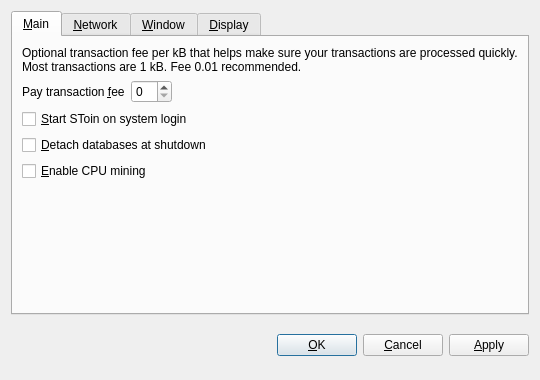
<?xml version="1.0" encoding="UTF-8"?>
<ui version="4.0">
 <class>OptionsDialog</class>
 <widget class="QDialog" name="OptionsDialog">
  <property name="geometry">
   <rect>
    <x>0</x>
    <y>0</y>
    <width>540</width>
    <height>380</height>
   </rect>
  </property>
  <property name="windowTitle">
   <string>Options</string>
  </property>
  <property name="modal">
   <bool>true</bool>
  </property>
  <layout class="QVBoxLayout" name="verticalLayout">
   <item>
    <widget class="QTabWidget" name="tabWidget">
     <property name="tabPosition">
      <enum>QTabWidget::North</enum>
     </property>
     <property name="currentIndex">
      <number>0</number>
     </property>
     <widget class="QWidget" name="tabMain">
      <attribute name="title">
       <string>&amp;Main</string>
      </attribute>
      <layout class="QVBoxLayout" name="verticalLayout_Main">
       <item>
        <widget class="QLabel" name="transactionFeeInfoLabel">
         <property name="text">
          <string>Optional transaction fee per kB that helps make sure your transactions are processed quickly. Most transactions are 1 kB. Fee 0.01 recommended.</string>
         </property>
         <property name="textFormat">
          <enum>Qt::PlainText</enum>
         </property>
         <property name="wordWrap">
          <bool>true</bool>
         </property>
        </widget>
       </item>
       <item>
        <layout class="QHBoxLayout" name="horizontalLayout_Main">
         <item>
          <widget class="QLabel" name="transactionFeeLabel">
           <property name="text">
            <string>Pay transaction &amp;fee</string>
           </property>
           <property name="textFormat">
            <enum>Qt::PlainText</enum>
           </property>
           <property name="buddy">
            <cstring>transactionFee</cstring>
           </property>
          </widget>
         </item>
         <item>
          <widget class="BitcoinAmountField" name="transactionFee"/>
         </item>
         <item>
          <spacer name="horizontalSpacer_Main">
           <property name="orientation">
            <enum>Qt::Horizontal</enum>
           </property>
           <property name="sizeHint" stdset="0">
            <size>
             <width>40</width>
             <height>20</height>
            </size>
           </property>
          </spacer>
         </item>
        </layout>
       </item>
       <item>
        <widget class="QCheckBox" name="bitcoinAtStartup">
         <property name="toolTip">
          <string>Automatically start SToin after logging in to the system.</string>
         </property>
         <property name="text">
          <string>&amp;Start SToin on system login</string>
         </property>
        </widget>
       </item>
       <item>
        <widget class="QCheckBox" name="detachDatabases">
         <property name="toolTip">
          <string>Detach block and address databases at shutdown. This means they can be moved to another data directory, but it slows down shutdown. The wallet is always detached.</string>
         </property>
         <property name="text">
          <string>&amp;Detach databases at shutdown</string>
         </property>
        </widget>
       </item>
       <item>
        <widget class="QCheckBox" name="cpuMining">
         <property name="toolTip">
          <string>Enable Proof-of-Work CPU mining (generating/minting) of SToins (NOT to be confused with Proof-of-Stake!).</string>
         </property>
         <property name="text">
          <string>&amp;Enable CPU mining</string>
         </property>
        </widget>
       </item>
       <item>
        <spacer name="verticalSpacer_Main">
         <property name="orientation">
          <enum>Qt::Vertical</enum>
         </property>
         <property name="sizeHint" stdset="0">
          <size>
           <width>20</width>
           <height>40</height>
          </size>
         </property>
        </spacer>
       </item>
      </layout>
     </widget>
     <widget class="QWidget" name="tabNetwork">
      <attribute name="title">
       <string>&amp;Network</string>
      </attribute>
      <layout class="QVBoxLayout" name="verticalLayout_Network">
       <item>
        <widget class="QCheckBox" name="mapPortUpnp">
         <property name="toolTip">
          <string>Automatically open the SToin client port on the router. This only works when your router supports UPnP and it is enabled.</string>
         </property>
         <property name="text">
          <string>Map port using &amp;UPnP</string>
         </property>
        </widget>
       </item>
       <item>
        <widget class="QCheckBox" name="connectSocks">
         <property name="toolTip">
          <string>Connect to the SToin network through a SOCKS proxy (e.g. when connecting through Tor).</string>
         </property>
         <property name="text">
          <string>&amp;Connect through SOCKS proxy:</string>
         </property>
        </widget>
       </item>
       <item>
        <layout class="QHBoxLayout" name="horizontalLayout_Network">
         <item>
          <widget class="QLabel" name="proxyIpLabel">
           <property name="text">
            <string>Proxy &amp;IP:</string>
           </property>
           <property name="textFormat">
            <enum>Qt::PlainText</enum>
           </property>
           <property name="buddy">
            <cstring>proxyIp</cstring>
           </property>
          </widget>
         </item>
         <item>
          <widget class="QValidatedLineEdit" name="proxyIp">
           <property name="maximumSize">
            <size>
             <width>140</width>
             <height>16777215</height>
            </size>
           </property>
           <property name="toolTip">
            <string>IP address of the proxy (e.g. 127.0.0.1)</string>
           </property>
          </widget>
         </item>
         <item>
          <widget class="QLabel" name="proxyPortLabel">
           <property name="text">
            <string>&amp;Port:</string>
           </property>
           <property name="textFormat">
            <enum>Qt::PlainText</enum>
           </property>
           <property name="buddy">
            <cstring>proxyPort</cstring>
           </property>
          </widget>
         </item>
         <item>
          <widget class="QLineEdit" name="proxyPort">
           <property name="maximumSize">
            <size>
             <width>55</width>
             <height>16777215</height>
            </size>
           </property>
           <property name="toolTip">
            <string>Port of the proxy (e.g. 9050)</string>
           </property>
          </widget>
         </item>
         <item>
          <widget class="QLabel" name="socksVersionLabel">
           <property name="text">
            <string>SOCKS &amp;Version:</string>
           </property>
           <property name="textFormat">
            <enum>Qt::PlainText</enum>
           </property>
           <property name="buddy">
            <cstring>socksVersion</cstring>
           </property>
          </widget>
         </item>
         <item>
          <widget class="QValueComboBox" name="socksVersion">
           <property name="toolTip">
            <string>SOCKS version of the proxy (e.g. 5)</string>
           </property>
          </widget>
         </item>
         <item>
          <spacer name="horizontalSpacer_Network">
           <property name="orientation">
            <enum>Qt::Horizontal</enum>
           </property>
           <property name="sizeHint" stdset="0">
            <size>
             <width>40</width>
             <height>20</height>
            </size>
           </property>
          </spacer>
         </item>
        </layout>
       </item>
       <item>
        <spacer name="verticalSpacer_Network">
         <property name="orientation">
          <enum>Qt::Vertical</enum>
         </property>
         <property name="sizeHint" stdset="0">
          <size>
           <width>20</width>
           <height>40</height>
          </size>
         </property>
        </spacer>
       </item>
      </layout>
     </widget>
     <widget class="QWidget" name="tabWindow">
      <attribute name="title">
       <string>&amp;Window</string>
      </attribute>
      <layout class="QVBoxLayout" name="verticalLayout_Window">
       <item>
        <widget class="QCheckBox" name="minimizeToTray">
         <property name="toolTip">
          <string>Show only a tray icon after minimizing the window.</string>
         </property>
         <property name="text">
          <string>&amp;Minimize to the tray instead of the taskbar</string>
         </property>
        </widget>
       </item>
       <item>
        <widget class="QCheckBox" name="minimizeOnClose">
         <property name="toolTip">
          <string>Minimize instead of exit the application when the window is closed. When this option is enabled, the application will be closed only after selecting Quit in the menu.</string>
         </property>
         <property name="text">
          <string>M&amp;inimize on close</string>
         </property>
        </widget>
       </item>
       <item>
        <spacer name="verticalSpacer_Window">
         <property name="orientation">
          <enum>Qt::Vertical</enum>
         </property>
         <property name="sizeHint" stdset="0">
          <size>
           <width>20</width>
           <height>40</height>
          </size>
         </property>
        </spacer>
       </item>
      </layout>
     </widget>
     <widget class="QWidget" name="tabDisplay">
      <attribute name="title">
       <string>&amp;Display</string>
      </attribute>
      <layout class="QVBoxLayout" name="verticalLayout_Display">
       <item>
        <layout class="QHBoxLayout" name="horizontalLayout_1_Display">
         <item>
          <widget class="QLabel" name="langLabel">
           <property name="text">
            <string>User Interface &amp;language:</string>
           </property>
           <property name="textFormat">
            <enum>Qt::PlainText</enum>
           </property>
           <property name="buddy">
            <cstring>lang</cstring>
           </property>
          </widget>
         </item>
         <item>
          <widget class="QValueComboBox" name="lang">
           <property name="toolTip">
            <string>The user interface language can be set here. This setting will take effect after restarting SToin.</string>
           </property>
          </widget>
         </item>
        </layout>
       </item>
       <item>
        <layout class="QHBoxLayout" name="horizontalLayout_2_Display">
         <item>
          <widget class="QLabel" name="unitLabel">
           <property name="text">
            <string>&amp;Unit to show amounts in:</string>
           </property>
           <property name="textFormat">
            <enum>Qt::PlainText</enum>
           </property>
           <property name="buddy">
            <cstring>unit</cstring>
           </property>
          </widget>
         </item>
         <item>
          <widget class="QValueComboBox" name="unit">
           <property name="toolTip">
            <string>Choose the default subdivision unit to show in the interface and when sending coins.</string>
           </property>
          </widget>
         </item>
        </layout>
       </item>
        <item>
        <widget class="QCheckBox" name="displayAddresses">
         <property name="toolTip">
          <string>Whether to show SToin addresses in the transaction list or not.</string>
         </property>
         <property name="text">
          <string>&amp;Display addresses in transaction list</string>
         </property>
        </widget>
       </item>
       <item>
		<widget class="QCheckBox" name="coinControlFeatures">
			<property name="toolTip">
				<string>Whether to show coin control features or not.</string>
			</property>
			<property name="text">
				<string>Display coin &amp;control features (experts only!)</string>
			</property>
		</widget>
       </item>
       <item>
        <spacer name="verticalSpacer_Display">
         <property name="orientation">
          <enum>Qt::Vertical</enum>
         </property>
         <property name="sizeHint" stdset="0">
          <size>
           <width>20</width>
           <height>40</height>
          </size>
         </property>
        </spacer>
       </item>
      </layout>
     </widget>
    </widget>
   </item>
   <item>
    <layout class="QHBoxLayout" name="horizontalLayout_Buttons">
     <item>
      <spacer name="horizontalSpacer_1">
       <property name="orientation">
        <enum>Qt::Horizontal</enum>
       </property>
       <property name="sizeHint" stdset="0">
        <size>
         <width>40</width>
         <height>48</height>
        </size>
       </property>
      </spacer>
     </item>
     <item>
      <widget class="QLabel" name="statusLabel">
       <property name="font">
        <font>
         <weight>75</weight>
         <bold>true</bold>
        </font>
       </property>
       <property name="text">
        <string/>
       </property>
       <property name="textFormat">
        <enum>Qt::PlainText</enum>
       </property>
       <property name="wordWrap">
        <bool>true</bool>
       </property>
      </widget>
     </item>
     <item>
      <spacer name="horizontalSpacer_2">
       <property name="orientation">
        <enum>Qt::Horizontal</enum>
       </property>
       <property name="sizeHint" stdset="0">
        <size>
         <width>40</width>
         <height>48</height>
        </size>
       </property>
      </spacer>
     </item>
     <item>
      <widget class="QPushButton" name="okButton">
       <property name="text">
        <string>&amp;OK</string>
       </property>
      </widget>
     </item>
     <item>
      <widget class="QPushButton" name="cancelButton">
       <property name="text">
        <string>&amp;Cancel</string>
       </property>
       <property name="autoDefault">
        <bool>false</bool>
       </property>
      </widget>
     </item>
     <item>
      <widget class="QPushButton" name="applyButton">
       <property name="text">
        <string>&amp;Apply</string>
       </property>
       <property name="autoDefault">
        <bool>false</bool>
       </property>
      </widget>
     </item>
    </layout>
   </item>
  </layout>
 </widget>
 <customwidgets>
  <customwidget>
   <class>BitcoinAmountField</class>
   <extends>QSpinBox</extends>
   <header>bitcoinamountfield.h</header>
  </customwidget>
  <customwidget>
   <class>QValueComboBox</class>
   <extends>QComboBox</extends>
   <header>qvaluecombobox.h</header>
  </customwidget>
  <customwidget>
   <class>QValidatedLineEdit</class>
   <extends>QLineEdit</extends>
   <header>qvalidatedlineedit.h</header>
  </customwidget>
 </customwidgets>
 <resources/>
 <connections/>
</ui>
